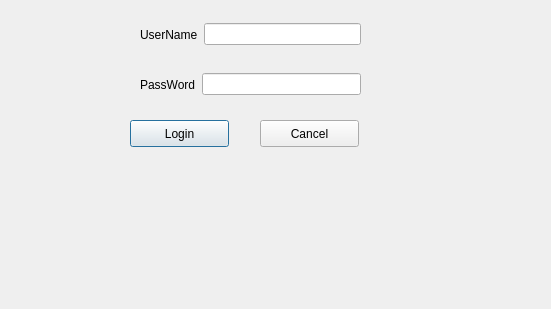
<?xml version="1.0" encoding="UTF-8"?>
<ui version="4.0">
 <class>DialogLogin</class>
 <widget class="QDialog" name="DialogLogin">
  <property name="geometry">
   <rect>
    <x>0</x>
    <y>0</y>
    <width>551</width>
    <height>309</height>
   </rect>
  </property>
  <property name="windowTitle">
   <string>Dialog</string>
  </property>
  <widget class="QPushButton" name="bLogin">
   <property name="geometry">
    <rect>
     <x>130</x>
     <y>120</y>
     <width>99</width>
     <height>27</height>
    </rect>
   </property>
   <property name="text">
    <string>Login</string>
   </property>
  </widget>
  <widget class="QPushButton" name="bCancelLogin">
   <property name="geometry">
    <rect>
     <x>260</x>
     <y>120</y>
     <width>99</width>
     <height>27</height>
    </rect>
   </property>
   <property name="text">
    <string>Cancel</string>
   </property>
  </widget>
  <widget class="QWidget" name="layoutWidget">
   <property name="geometry">
    <rect>
     <x>140</x>
     <y>20</y>
     <width>221</width>
     <height>29</height>
    </rect>
   </property>
   <layout class="QHBoxLayout" name="horizontalLayout">
    <item>
     <widget class="QLabel" name="labelUserName">
      <property name="text">
       <string>UserName</string>
      </property>
     </widget>
    </item>
    <item>
     <widget class="QLineEdit" name="mEditUserName"/>
    </item>
   </layout>
  </widget>
  <widget class="QWidget" name="layoutWidget">
   <property name="geometry">
    <rect>
     <x>140</x>
     <y>70</y>
     <width>221</width>
     <height>29</height>
    </rect>
   </property>
   <layout class="QHBoxLayout" name="horizontalLayout_2">
    <item>
     <widget class="QLabel" name="labelPassWord">
      <property name="text">
       <string>PassWord</string>
      </property>
     </widget>
    </item>
    <item>
     <widget class="QLineEdit" name="mEditPassword">
      <property name="echoMode">
       <enum>QLineEdit::Password</enum>
      </property>
     </widget>
    </item>
   </layout>
  </widget>
 </widget>
 <resources/>
 <connections>
  <connection>
   <sender>bCancelLogin</sender>
   <signal>clicked()</signal>
   <receiver>DialogLogin</receiver>
   <slot>reject()</slot>
   <hints>
    <hint type="sourcelabel">
     <x>305</x>
     <y>141</y>
    </hint>
    <hint type="destinationlabel">
     <x>312</x>
     <y>295</y>
    </hint>
   </hints>
  </connection>
 </connections>
</ui>
